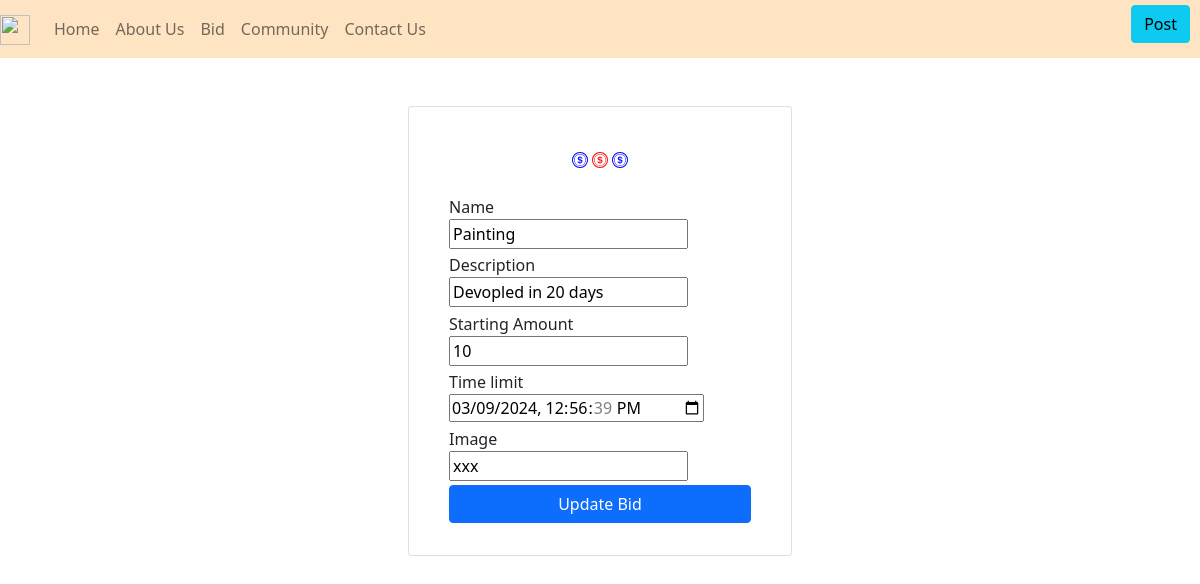
Page /bid/1 (signed in) on the earlier database version.
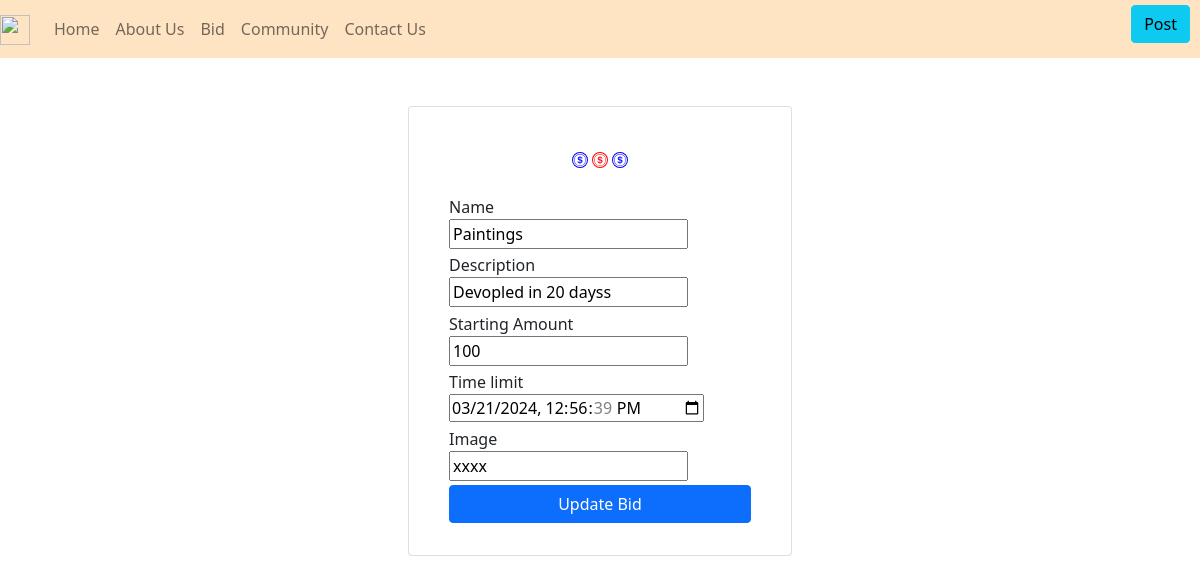
Same page on the later database version.
### bid/models.py (models this page shows, shortened)
class Bid_posts(models.Model):
    image = models.CharField(max_length=30)
    name = models.CharField(max_length=30)
    description = models.CharField(max_length=200)
    user_created =models.ForeignKey(User, on_delete=models.CASCADE, related_name='created_bids')
    user_assigned =models.ForeignKey(User, on_delete=models.CASCADE,  related_name='assigned_bids')
    amount_initial = models.IntegerField()
    amount_final = models.IntegerField()
    time_limit = models.DateTimeField()
    Status = models.IntegerField()

### bid/views.py (the view)
# urls.py: path('<int:post_id>', views.UpdatePageView, name='update_bid'),
def UpdatePageView(request, post_id):
    if request.user.is_authenticated:
        try:
            post = Bid_posts.objects.get(id=post_id)
        except Bid_posts.DoesNotExist:
            raise Http404("Post does not exist")
        if request.method == 'POST':
            form = BidCreation(request.POST)
            if form.is_valid():
                post.name = form.cleaned_data['name']
                post.description = form.cleaned_data['description']
                post.amount_initial = form.cleaned_data['amount_initial']
                post.time_limit = form.cleaned_data['time_limit']
                post.image = form.cleaned_data['image']
                post.save()
                return redirect('myposts')
        else:
            form = BidCreation(initial={
                'name': post.name,
                'description': post.description,
                'amount_initial': post.amount_initial,
                'time_limit': post.time_limit,
                'image': post.image
            })
        return render(request, 'update.html', {'form': form})
    else:
        return redirect('login')

### bid/forms.py
class BidCreation(forms.Form):
    image = forms.CharField()
    min_length = 2
    max_length = 20
    message_lt_min = f"Should have at least {min_length} characters."
    message_ht_max = f"Should have at most{max_length} characters."
    name = forms.CharField(validators=[
    validators.MinLengthValidator(min_length, message_lt_min),
    validators.MaxLengthValidator(max_length, message_ht_max)
    ])
    max_length_des=200
    message_ht_max_des = f"Should have at most{max_length_des} characters."
    description = forms.CharField(validators=[
    validators.MinLengthValidator(min_length, message_lt_min),
    validators.MaxLengthValidator(max_length_des, message_ht_max_des)
    ])
    amount_initial= forms.IntegerField()
    def checktime(value):
        if value<timezone.now():
            raise forms.ValidationError("Select a future time")
    time_limit = forms.DateTimeField(widget=forms.DateTimeInput(attrs={'type': 'datetime-local'}),validators=[checktime])
    class Meta:
        model = Bid_posts
        fields = ['image', 'name','description','amount_initial', 'time_limit']

### bid/templates/update.html (shortened to what this page needs)
<!doctype html>
<html lang="en">
  <head>
    <link href="https://cdn.jsdelivr.net/npm/bootstrap@5.0.2/dist/css/bootstrap.min.css" rel="stylesheet">
  </head>
  <body>
    {% extends 'users/header.html' %}
    {% block content %}
    <div class="row d-flex justify-content-center" style="margin-top: 4%;">
        <div class="col-md-6 col-xl-4">
            <div class="card mb-5">
                <div class="card-body d-flex flex-column align-items-center">
                    <div class="bs-icon-xl bs-icon-circle bs-icon-primary bs-icon my-4">
                    </div>
                    <form method="post">
                      <div class="container">
                          <div class="row" style="margin-bottom: 1.5%;">
                              <div class="col">
                                  <label>Name</label>
                              </div>
                              <div class="col">
                                  {{ form.name }}
                              </div>
                          </div>
                          <div class="row" style="margin-bottom: 1.5%;">
                              <div class="col">
                                  <label>Description</label>
                              </div>
                              <div class="col">
                                  {{ form.description }}
                              </div>
                          </div>
                          <div class="row" style="margin-bottom: 1.5%;">
                              <div class="col">
                                  <label>Starting Amount</label>
                              </div>
                              <div class="col">
                                  {{ form.amount_initial }}
                              </div>
                          </div>
                          <div class="row" style="margin-bottom: 1.5%;">
                              <div class="col">
                                  <label>Time limit</label>
                              </div>
                              <div class="col">
                                  {{ form.time_limit }}
                              </div>
                          </div>
                          <div class="row" style="margin-bottom: 1.5%;">
                              <div class="col">
                                  <label>Image</label>
                              </div>
                              <div class="col">
                                  {{ form.image }}
                              </div>
                          </div>
                          <div class="mb-3"><button class="btn btn-primary d-block w-100" type="submit">Update Bid</button></div>
                      </div>
                  </form>
            </div>
        </div>
    </div>
    {% endblock content %}

Differences in the rows shown:
changed Bid_posts: name "Painting" → "Paintings"; description "Devopled in 20 days" → "Devopled in 20 dayss"; amount_initial "10" → "100"; time_limit "03/09/2024 12:56:39" → "03/21/2024 12:56:39"; image "xxx" → "xxxx"
